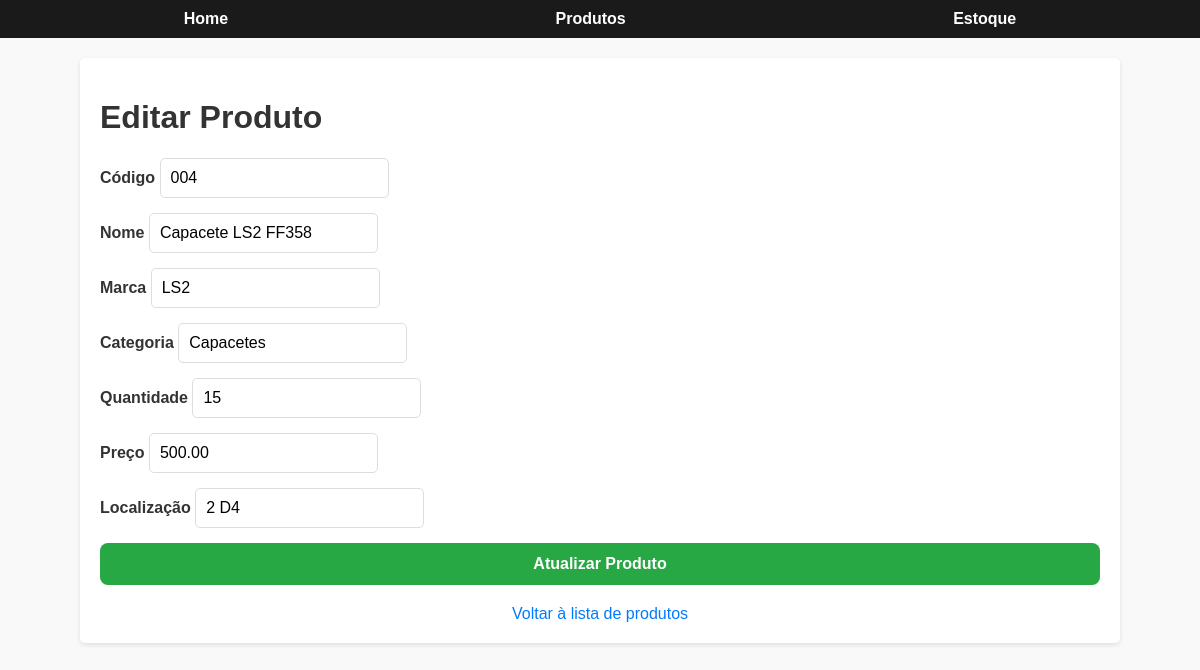
/produtos/editar/4, run on the app's committed database.
### models.py (models this page shows, shortened)
class Produto(db.Model):
    __tablename__ = 'produtos'
    id = db.Column(db.Integer, primary_key=True)  # Identificador único
    codigo = db.Column(db.String(20), unique=True, nullable=False)  # Código único do produto
    nome = db.Column(db.String(100), nullable=False)  # Nome do produto
    marca = db.Column(db.String(50), nullable=False)  # Marca do produto
    categoria = db.Column(db.String(50), nullable=False)  # Categoria do produto
    quantidade = db.Column(db.Integer, nullable=False)  # Quantidade em estoque
    preco = db.Column(db.Float, nullable=False)  # Preço do produto
    localizacao = db.Column(db.String(100), nullable=True)  # Localização do produto no estoque
    criado_em = db.Column(db.DateTime, default=datetime.utcnow)  # Data de criação do registro
    atualizado_em = db.Column(db.DateTime, default=datetime.utcnow, onupdate=datetime.utcnow)  # Data de última atualização

### app.py (the view, shortened to what this page needs)
@app.route('/produtos/editar/<int:id>', methods=['GET', 'POST'])
def editar_produto(id):
    produto = Produto.query.get_or_404(id)  # Buscar o produto pelo ID
    form = ProdutoForm(obj=produto)
    return render_template('editar_produto.html', form=form, produto=produto)

### templates/editar_produto.html (shortened to what this page needs)
<!DOCTYPE html>
<html lang="en">
<head>
    <link rel="stylesheet" href="/static/style.css">
</head>
<body>
    <header>
        <nav>
            <a href="/">Home</a>
            <a href="/produtos">Produtos</a>
            <a href="/estoque">Estoque</a>
        </nav>
    </header>
    <main>
        <h1>Editar Produto</h1>
        <form action="{{ url_for('editar_produto', id=produto.id) }}" method="post">
            <div>
                <label for="codigo">Código</label>
                {{ form.codigo(class="form-control") }}
            </div>
            <div>
                <label for="nome">Nome</label>
                {{ form.nome(class="form-control") }}
            </div>
            <div>
                <label for="marca">Marca</label>
                {{ form.marca(class="form-control") }}
            </div>
            <div>
                <label for="categoria">Categoria</label>
                {{ form.categoria(class="form-control") }}
            </div>
            <div>
                <label for="quantidade">Quantidade</label>
                {{ form.quantidade(class="form-control") }}
            </div>
            <div>
                <label for="preco">Preço</label>
                {{ form.preco(class="form-control") }}
            </div>
            <div>
                <label for="localizacao">Localização</label>
                {{ form.localizacao(class="form-control") }}
            </div>
            <button type="submit" class="btn atualizar-produto-btn">Atualizar Produto</button>
        </form>
        <a href="{{ url_for('listar_produtos') }}" class="link-back">Voltar à lista de produtos</a>
    </main>
</body>
</html>

### static/style.css (style rules this page uses)
body { font-family: Arial, sans-serif; margin: 0; padding: 0; background-color: #f9f9f9; color: #333; }
header { background-color: #1a1a1a; padding: 10px 20px; color: #fff; }
header nav { display: flex; justify-content: space-around; align-items: center; }
header nav a { text-decoration: none; color: #fff; font-weight: bold; margin: 0 10px; transition: color 0.3s; }
.link-back { display: block; text-align: center; margin-top: 20px; text-decoration: none; font-size: 16px; color: #007bff; }
main { padding: 20px; max-width: 1000px; margin: 20px auto; background-color: #fff; border-radius: 5px; box-shadow: 0 2px 5px rgba(0, 0, 0, 0.1); }
.btn { display: inline-block; background-color: #e60000; color: #fff; padding: 10px 15px; text-decoration: none; border-radius: 5px; font-weight: bold; transition: background-color 0.3s; }
.btn.atualizar-produto-btn { background-color: #28a745; color: white; font-size: 16px; padding: 12px 20px; border-radius: 8px; border: none; cursor: pointer; transition: background-color 0.3s ease, transform 0.2s ease; width: 100%; box-sizing: border-box; }
form { display: flex; flex-direction: column; gap: 15px; }
form label { font-weight: bold; }
form input { padding: 10px; border: 1px solid #ddd; border-radius: 5px; font-size: 1rem; }
form button { align-self: flex-start; }

### data on the page
Produto: codigo "004", nome "Capacete LS2 FF358", marca "LS2", categoria "Capacetes", quantidade "15", preco "500.00", localizacao "2 D4"
